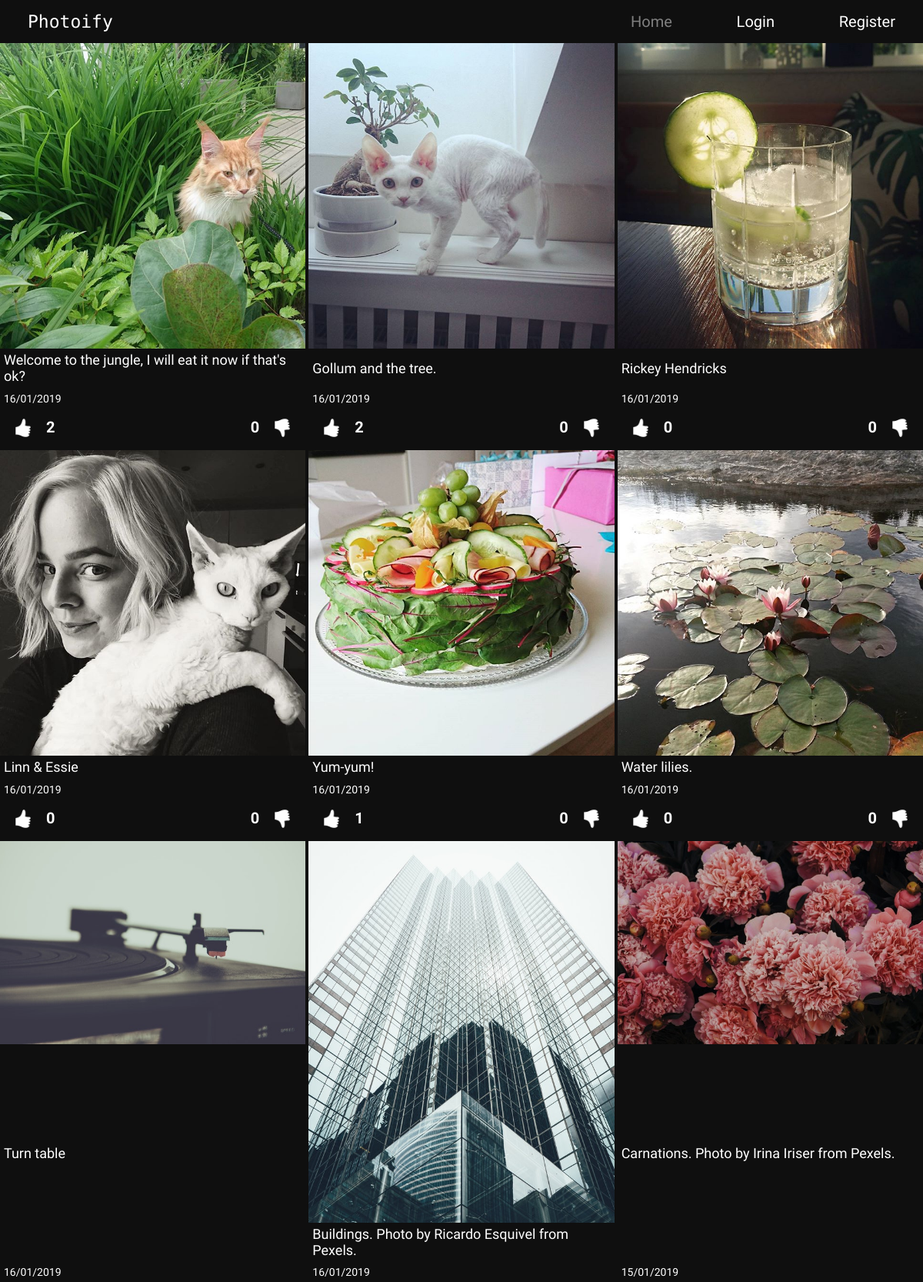
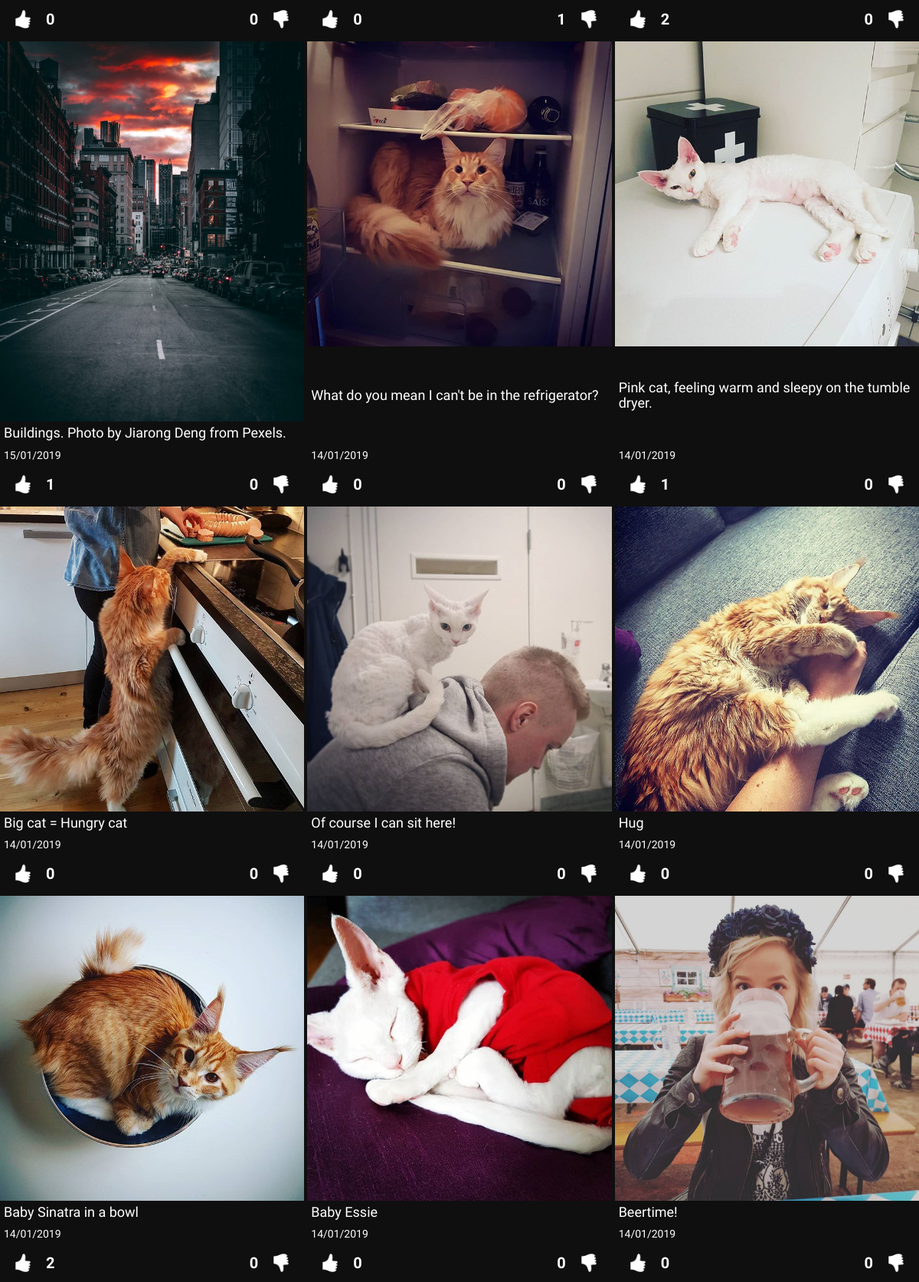
The page / on the database its author committed (2 pictures, top to bottom).
### tables this page shows
CREATE TABLE "posts" (
	`post_id`	INTEGER PRIMARY KEY AUTOINCREMENT,
	`description`	TEXT,
	`image_url`	TEXT,
	`user_id`	INTEGER,
	`date`	INTEGER,
	FOREIGN KEY(`user_id`) REFERENCES `users`(`id`)
);

### app/config.php (called while the page is built, shortened)
<?php
return [
    'title' => 'Photoify',
    'database_path' => sprintf('sqlite:%s/database/photoify.db', __DIR__),
];

### app/autoload.php (called while the page is built, shortened)
<?php
require __DIR__.'/database/database-functions.php';
$config = require __DIR__.'/config.php';

### app/database/database-functions.php (called while the page is built, shortened)
<?php
function connectToDB(){
    static $pdo;
    if ($pdo instanceof PDO) {
        return $pdo;
    }
    $config = require dirname(__DIR__).'/config.php';
    $pdo = new PDO($config['database_path']);
    return $pdo;
}
function getAllPosts(){
    $pdo = connectToDB();
   $allPostsStatement = $pdo->prepare('SELECT * FROM posts ORDER BY date DESC');
   $allPostsStatement->execute();
   $allPosts = $allPostsStatement->fetchAll(PDO::FETCH_ASSOC);
   return $allPosts;
}
function countDislikes($postId){
    $pdo = connectToDB();
    $getDislikes = $pdo->prepare('SELECT * FROM dislikes WHERE post_id=:post_id');
    $getDislikes->bindParam(':post_id', $postId, PDO::PARAM_INT);
    $getDislikes->execute();
    $likes = $getDislikes->fetchAll(PDO::FETCH_ASSOC);
    $currentLikes = count($likes);
    return $currentLikes;
}

### feed.php (the view, shortened to what this page needs)
<?php
$posts = getAllPosts();
?>
<?php
    foreach ($posts as $post) :
        $likes = countLikes($post['post_id']);
        $dislikes = countDislikes($post['post_id']);
        $doesUserLikePost= userLikesPost($loggedInUser['id'], $post['post_id']);
        $doesUserDislikePost= userDislikesPost($loggedInUser['id'], $post['post_id']);
    ?>
<div class="post">
    <div class=image-container>
        <img class="post-image" src="<?= $post['image_url']?>" alt="image">
    </div>
    <h5 class="description">
        <?= $post['description']?>
    </h5>
    <div class="info-container">
        <h6 class="post-date">
            <?= date('d/m/Y', $post['date']);?>
        </h6>
        <div class="like-buttons">
            <form class="likes-form" action="/app/likes/likes.php" method="post">
                <button class="like-button"><img src="<?= !empty($doesUserLikePost) ? "/assets/iconmonstr-thumb-like-dark.png"
                        : "/assets/iconmonstr-thumb-like-light.png" ?>" alt=""></button>
                <h5 class="likes">
                    <?= !empty($likes) ?  $likes :  '0' ?>
                </h5>
            </form>
            <form class="likes-form" action="/app/likes/dislikes.php" method="post">
                <h5 class="dislikes">
                    <?= !empty($dislikes) ?  $dislikes :  '0' ?>
                </h5>
                <button class="dislike-button"><img src="<?= !empty($doesUserDislikePost) ? "/assets/iconmonstr-thumb-dislike-dark.png"
                        : "/assets/iconmonstr-thumb-dislike-light.png" ?>" alt=""></button>
            </form>
        </div>
    </div>
</div>
<?php endforeach ?>

### views/header.php (shortened to what this page needs)
<?php
require __DIR__.'/../app/autoload.php';
?>
<!DOCTYPE html>
<html lang="en">
<head>
    <link rel="stylesheet" href="./assets/styles/normalize.css">
    <link rel="stylesheet" href="./assets/styles/main.css">
</head>
<body>
    <?php require __DIR__.'/navigation.php'; ?>
    <div class="container">

### views/navigation.php (shortened to what this page needs)
<nav class="navbar">
    <a class="navbar-brand" href="#">
        <?php echo $config['title']; ?></a>
    <ul class="navbar-nav">
        <li class="nav-item">
            <a class="nav-link <?php if($_SERVER['PHP_SELF'] === "/index.php"){echo 'active' ;};?>"
                href="./index.php">Home</a>
        </li>
        <li class="nav-item">
            <a class="nav-link <?php if($_SERVER['PHP_SELF'] === "/login-page.php"){echo 'active' ;};?>" href="
                <?php if(isset($loggedInUser)){echo "./app/users/logout.php";} else{echo "./login-page.php";};?>">
                <?php if(isset($loggedInUser)){echo "Logout";} else{echo "Login";};?></a>
        </li>
        <li class="nav-item <?php if(isset($loggedInUser)){echo 'hide';};?>">
            <a class="nav-link <?php if($_SERVER['PHP_SELF'] === "/register-page.php"){echo 'active' ;};?>"
                href="./register-page.php">Register</a>
        </li>
    </ul>
</nav>

### index.php
<?php require __DIR__.'/views/header.php'; ?>
<div class="home-content">
    <div class="post-feed">
        <?php require __DIR__.'/feed.php'; ?>
    </div>
</div>
<?php require __DIR__.'/views/footer.php'; ?>

### views/footer.php (shortened to what this page needs)
</div>
</body>
</html>

### assets/styles/main.css (style rules this page uses)
* { box-sizing: border-box; }
body { width: 100vw; min-height: 100%; margin: 0; background-color: rgb(15, 15, 15); color: white; font-family: "Roboto Condensed", sans-serif; }
.container { height: 100%; }
h1, h2, h3, h4, h5, h6 { margin: 5px; }
.navbar { position: fixed; width: 100vw; height: 56px; display: flex; flex-direction: row; justify-content: space-between; align-items: center; background-color: rgb(15, 15, 15); z-index: 500; }
.navbar-brand { padding-left: 3vw; font-size: 23px; font-family: "Major Mono Display", monospace; }
.navbar-nav { display: none; }
.nav-link.active { color: grey; }
img { width: 200px; }
a { color: white; text-decoration: none; }
ul { list-style: none; }
.home-content { position: relative; top: 56px; display: flex; flex-direction: column; justify-content: center; align-items: center; }
.post-feed { width: auto; margin: auto; display: grid; grid-gap: 4px; grid-template-columns: repeat(auto-fill, minmax(150px, 1fr)); }
.post { width: 100%; }
.post-image { width: 100%; }
.description { margin-right: 0; font-weight: 400; font-size: 18px; }
.post-date { font-size: 14px; font-weight: 300; }
.likes-form { display: flex; flex-direction: row; justify-content: center; align-items: center; }
.likes, .dislikes { font-size: 20px; font-weight: 600; }
.like-buttons { display: flex; flex-direction: row; justify-content: space-between; }
.like-button { margin: 0; padding: 0; background: none; border: none; display: flex; flex-direction: column; justify-content: center; align-items: center; }
.dislike-button { margin: 0; padding: 0; background: none; border: none; display: flex; flex-direction: column; justify-content: center; align-items: center; }
.like-button > img { width: 50px; height: 50px; margin: 0; padding: 0; }
.dislike-button > img { width: 50px; height: 50px; margin: 0; padding: 0; }
.post { display: flex; flex-direction: column; justify-content: space-between; }
.image-container { height: auto; display: flex; flex-direction: column; justify-content: center; align-items: center; }
form { height: 100%; margin: 0 5px; display: flex; flex-direction: column; justify-content: center; align-items: center; }
@media only screen and (min-width: 800px) { .navbar-nav { width: 35vw; padding-right: 3vw; display: flex; flex-direction: row; justify-content: space-between; font-size: 20px; } }
@media only screen and (min-width: 800px) { .post-feed { width: 100vw; grid-gap: 4px; grid-template-columns: repeat(auto-fill, minmax(300px, 1fr)); } }

### rows shown on the page
posts: image_url (picture), description "Welcome to the jungle, I will eat it now if that's ok?", date "16/01/2019", likes "2"
posts: image_url (picture), description "Gollum and the tree.", date "16/01/2019", likes "2"
posts: image_url (picture), description "Rickey Hendricks", date "16/01/2019"
posts: image_url (picture), description "Linn & Essie", date "16/01/2019"
posts: image_url (picture), description "Yum-yum!", date "16/01/2019", likes "1"
posts: image_url (picture), description "Water lilies.", date "16/01/2019"
posts: image_url (picture), description "Turn table", date "16/01/2019"
posts: image_url (picture), description "Buildings. Photo by Ricardo Esquivel from Pexels.", date "16/01/2019", dislikes "1"
posts: image_url (picture), description "Carnations. Photo by Irina Iriser from Pexels.", date "15/01/2019", likes "2"
posts: image_url (picture), description "Buildings. Photo by Jiarong Deng from Pexels.", date "15/01/2019", likes "1"
posts: image_url (picture), description "What do you mean I can't be in the refrigerator?", date "14/01/2019"
posts: image_url (picture), description "Pink cat, feeling warm and sleepy on the tumble dryer.", date "14/01/2019", likes "1"
posts: image_url (picture), description "Big cat = Hungry cat", date "14/01/2019"
posts: image_url (picture), description "Of course I can sit here!", date "14/01/2019"
posts: image_url (picture), description "Hug", date "14/01/2019"
posts: image_url (picture), description "Baby Sinatra in a bowl", date "14/01/2019", likes "2"
posts: image_url (picture), description "Baby Essie", date "14/01/2019"
posts: image_url (picture), description "Beertime!", date "14/01/2019"

### other values the page prints
$config['title'] "Photoify"
